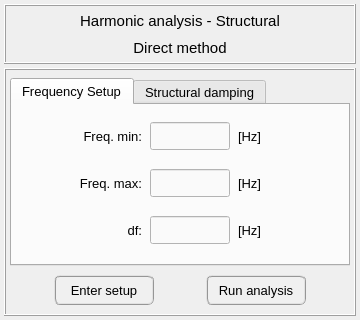
<?xml version="1.0" encoding="UTF-8"?>
<ui version="4.0">
 <class>Dialog</class>
 <widget class="QDialog" name="Dialog">
  <property name="windowModality">
   <enum>Qt::NonModal</enum>
  </property>
  <property name="geometry">
   <rect>
    <x>0</x>
    <y>0</y>
    <width>360</width>
    <height>320</height>
   </rect>
  </property>
  <property name="sizePolicy">
   <sizepolicy hsizetype="Fixed" vsizetype="Fixed">
    <horstretch>0</horstretch>
    <verstretch>0</verstretch>
   </sizepolicy>
  </property>
  <property name="minimumSize">
   <size>
    <width>360</width>
    <height>320</height>
   </size>
  </property>
  <property name="maximumSize">
   <size>
    <width>360</width>
    <height>327</height>
   </size>
  </property>
  <property name="contextMenuPolicy">
   <enum>Qt::DefaultContextMenu</enum>
  </property>
  <property name="windowTitle">
   <string>Harmonic analysis setup</string>
  </property>
  <property name="windowIcon">
   <iconset>
    <normaloff>../../../../../../../Downloads/load - Copia.png</normaloff>../../../../../../../Downloads/load - Copia.png</iconset>
  </property>
  <property name="whatsThis">
   <string/>
  </property>
  <layout class="QGridLayout" name="gridLayout_2">
   <property name="leftMargin">
    <number>4</number>
   </property>
   <property name="topMargin">
    <number>4</number>
   </property>
   <property name="rightMargin">
    <number>4</number>
   </property>
   <property name="bottomMargin">
    <number>4</number>
   </property>
   <property name="spacing">
    <number>4</number>
   </property>
   <item row="0" column="0">
    <widget class="QFrame" name="frame_3">
     <property name="minimumSize">
      <size>
       <width>300</width>
       <height>60</height>
      </size>
     </property>
     <property name="maximumSize">
      <size>
       <width>430</width>
       <height>60</height>
      </size>
     </property>
     <property name="frameShape">
      <enum>QFrame::Box</enum>
     </property>
     <property name="frameShadow">
      <enum>QFrame::Raised</enum>
     </property>
     <property name="lineWidth">
      <number>1</number>
     </property>
     <layout class="QGridLayout" name="gridLayout">
      <property name="leftMargin">
       <number>2</number>
      </property>
      <property name="topMargin">
       <number>2</number>
      </property>
      <property name="rightMargin">
       <number>2</number>
      </property>
      <property name="bottomMargin">
       <number>2</number>
      </property>
      <property name="spacing">
       <number>2</number>
      </property>
      <item row="0" column="0">
       <widget class="QLabel" name="label_title">
        <property name="font">
         <font>
          <family>MS Shell Dlg 2</family>
          <pointsize>11</pointsize>
          <weight>50</weight>
          <italic>false</italic>
          <bold>false</bold>
         </font>
        </property>
        <property name="text">
         <string>Harmonic analysis - Structural</string>
        </property>
        <property name="textFormat">
         <enum>Qt::AutoText</enum>
        </property>
        <property name="alignment">
         <set>Qt::AlignCenter</set>
        </property>
       </widget>
      </item>
      <item row="1" column="0">
       <widget class="QLabel" name="label_subtitle">
        <property name="font">
         <font>
          <family>MS Shell Dlg 2</family>
          <pointsize>11</pointsize>
          <weight>50</weight>
          <italic>false</italic>
          <bold>false</bold>
         </font>
        </property>
        <property name="text">
         <string>Direct method</string>
        </property>
        <property name="textFormat">
         <enum>Qt::AutoText</enum>
        </property>
        <property name="alignment">
         <set>Qt::AlignCenter</set>
        </property>
       </widget>
      </item>
     </layout>
    </widget>
   </item>
   <item row="1" column="0">
    <widget class="QFrame" name="frame_2">
     <property name="frameShape">
      <enum>QFrame::Box</enum>
     </property>
     <property name="frameShadow">
      <enum>QFrame::Raised</enum>
     </property>
     <layout class="QGridLayout" name="gridLayout_9">
      <property name="leftMargin">
       <number>4</number>
      </property>
      <property name="topMargin">
       <number>8</number>
      </property>
      <property name="rightMargin">
       <number>4</number>
      </property>
      <property name="bottomMargin">
       <number>4</number>
      </property>
      <property name="horizontalSpacing">
       <number>2</number>
      </property>
      <property name="verticalSpacing">
       <number>4</number>
      </property>
      <item row="0" column="0">
       <widget class="QTabWidget" name="tabWidget">
        <property name="minimumSize">
         <size>
          <width>0</width>
          <height>0</height>
         </size>
        </property>
        <property name="maximumSize">
         <size>
          <width>360</width>
          <height>16777215</height>
         </size>
        </property>
        <property name="font">
         <font>
          <family>MS Shell Dlg 2</family>
          <pointsize>10</pointsize>
          <weight>50</weight>
          <italic>false</italic>
          <bold>false</bold>
          <kerning>false</kerning>
         </font>
        </property>
        <property name="currentIndex">
         <number>0</number>
        </property>
        <widget class="QWidget" name="tab_setup">
         <attribute name="title">
          <string>Frequency Setup</string>
         </attribute>
         <layout class="QGridLayout" name="gridLayout_5">
          <property name="leftMargin">
           <number>4</number>
          </property>
          <property name="topMargin">
           <number>4</number>
          </property>
          <property name="rightMargin">
           <number>4</number>
          </property>
          <property name="bottomMargin">
           <number>4</number>
          </property>
          <property name="horizontalSpacing">
           <number>8</number>
          </property>
          <item row="2" column="1">
           <widget class="QLabel" name="label_21">
            <property name="minimumSize">
             <size>
              <width>80</width>
              <height>28</height>
             </size>
            </property>
            <property name="maximumSize">
             <size>
              <width>80</width>
              <height>28</height>
             </size>
            </property>
            <property name="font">
             <font>
              <pointsize>10</pointsize>
              <italic>false</italic>
             </font>
            </property>
            <property name="text">
             <string>df:</string>
            </property>
            <property name="alignment">
             <set>Qt::AlignRight|Qt::AlignTrailing|Qt::AlignVCenter</set>
            </property>
           </widget>
          </item>
          <item row="2" column="3">
           <widget class="QLabel" name="label_26">
            <property name="minimumSize">
             <size>
              <width>60</width>
              <height>28</height>
             </size>
            </property>
            <property name="maximumSize">
             <size>
              <width>60</width>
              <height>28</height>
             </size>
            </property>
            <property name="font">
             <font>
              <pointsize>10</pointsize>
              <italic>false</italic>
             </font>
            </property>
            <property name="text">
             <string>[Hz]</string>
            </property>
            <property name="alignment">
             <set>Qt::AlignLeading|Qt::AlignLeft|Qt::AlignVCenter</set>
            </property>
           </widget>
          </item>
          <item row="2" column="2">
           <widget class="QLineEdit" name="lineEdit_fstep">
            <property name="minimumSize">
             <size>
              <width>80</width>
              <height>28</height>
             </size>
            </property>
            <property name="maximumSize">
             <size>
              <width>80</width>
              <height>28</height>
             </size>
            </property>
            <property name="font">
             <font>
              <pointsize>10</pointsize>
              <weight>50</weight>
              <italic>false</italic>
              <bold>false</bold>
             </font>
            </property>
            <property name="styleSheet">
             <string notr="true">QLineEdit{color: rgb(0, 0, 0); background-color: rgb(250, 250, 250)}
QLineEdit:disabled{color: rgb(100, 100, 100); background-color: rgb(240, 240, 240)}</string>
            </property>
            <property name="alignment">
             <set>Qt::AlignCenter</set>
            </property>
           </widget>
          </item>
          <item row="0" column="1">
           <widget class="QLabel" name="label_22">
            <property name="minimumSize">
             <size>
              <width>80</width>
              <height>28</height>
             </size>
            </property>
            <property name="maximumSize">
             <size>
              <width>80</width>
              <height>28</height>
             </size>
            </property>
            <property name="font">
             <font>
              <pointsize>10</pointsize>
              <italic>false</italic>
             </font>
            </property>
            <property name="text">
             <string>Freq. min:</string>
            </property>
            <property name="alignment">
             <set>Qt::AlignRight|Qt::AlignTrailing|Qt::AlignVCenter</set>
            </property>
           </widget>
          </item>
          <item row="0" column="0">
           <spacer name="horizontalSpacer_3">
            <property name="orientation">
             <enum>Qt::Horizontal</enum>
            </property>
            <property name="sizeHint" stdset="0">
             <size>
              <width>40</width>
              <height>20</height>
             </size>
            </property>
           </spacer>
          </item>
          <item row="0" column="2">
           <widget class="QLineEdit" name="lineEdit_fmin">
            <property name="minimumSize">
             <size>
              <width>80</width>
              <height>28</height>
             </size>
            </property>
            <property name="maximumSize">
             <size>
              <width>80</width>
              <height>28</height>
             </size>
            </property>
            <property name="font">
             <font>
              <pointsize>10</pointsize>
              <weight>50</weight>
              <italic>false</italic>
              <bold>false</bold>
             </font>
            </property>
            <property name="styleSheet">
             <string notr="true">QLineEdit{color: rgb(0, 0, 0); background-color: rgb(250, 250, 250)}
QLineEdit:disabled{color: rgb(100, 100, 100); background-color: rgb(240, 240, 240)}</string>
            </property>
            <property name="alignment">
             <set>Qt::AlignCenter</set>
            </property>
           </widget>
          </item>
          <item row="0" column="3">
           <widget class="QLabel" name="label_24">
            <property name="minimumSize">
             <size>
              <width>60</width>
              <height>28</height>
             </size>
            </property>
            <property name="maximumSize">
             <size>
              <width>60</width>
              <height>28</height>
             </size>
            </property>
            <property name="font">
             <font>
              <pointsize>10</pointsize>
              <italic>false</italic>
             </font>
            </property>
            <property name="text">
             <string>[Hz]</string>
            </property>
            <property name="alignment">
             <set>Qt::AlignLeading|Qt::AlignLeft|Qt::AlignVCenter</set>
            </property>
           </widget>
          </item>
          <item row="1" column="2">
           <widget class="QLineEdit" name="lineEdit_fmax">
            <property name="minimumSize">
             <size>
              <width>80</width>
              <height>28</height>
             </size>
            </property>
            <property name="maximumSize">
             <size>
              <width>80</width>
              <height>28</height>
             </size>
            </property>
            <property name="font">
             <font>
              <pointsize>10</pointsize>
              <weight>50</weight>
              <italic>false</italic>
              <bold>false</bold>
             </font>
            </property>
            <property name="styleSheet">
             <string notr="true">QLineEdit{color: rgb(0, 0, 0); background-color: rgb(250, 250, 250)}
QLineEdit:disabled{color: rgb(100, 100, 100); background-color: rgb(240, 240, 240)}</string>
            </property>
            <property name="alignment">
             <set>Qt::AlignCenter</set>
            </property>
           </widget>
          </item>
          <item row="1" column="1">
           <widget class="QLabel" name="label_23">
            <property name="minimumSize">
             <size>
              <width>80</width>
              <height>28</height>
             </size>
            </property>
            <property name="maximumSize">
             <size>
              <width>80</width>
              <height>28</height>
             </size>
            </property>
            <property name="font">
             <font>
              <pointsize>10</pointsize>
              <italic>false</italic>
             </font>
            </property>
            <property name="text">
             <string>Freq. max:</string>
            </property>
            <property name="alignment">
             <set>Qt::AlignRight|Qt::AlignTrailing|Qt::AlignVCenter</set>
            </property>
           </widget>
          </item>
          <item row="1" column="3">
           <widget class="QLabel" name="label_25">
            <property name="minimumSize">
             <size>
              <width>60</width>
              <height>28</height>
             </size>
            </property>
            <property name="maximumSize">
             <size>
              <width>60</width>
              <height>28</height>
             </size>
            </property>
            <property name="font">
             <font>
              <pointsize>10</pointsize>
              <italic>false</italic>
             </font>
            </property>
            <property name="text">
             <string>[Hz]</string>
            </property>
            <property name="alignment">
             <set>Qt::AlignLeading|Qt::AlignLeft|Qt::AlignVCenter</set>
            </property>
           </widget>
          </item>
          <item row="0" column="4">
           <spacer name="horizontalSpacer_4">
            <property name="orientation">
             <enum>Qt::Horizontal</enum>
            </property>
            <property name="sizeHint" stdset="0">
             <size>
              <width>40</width>
              <height>20</height>
             </size>
            </property>
           </spacer>
          </item>
         </layout>
        </widget>
        <widget class="QWidget" name="widget">
         <attribute name="title">
          <string>Structural damping</string>
         </attribute>
         <layout class="QGridLayout" name="gridLayout_4">
          <item row="0" column="4">
           <layout class="QGridLayout" name="gridLayout_12">
            <item row="0" column="0">
             <widget class="QLabel" name="label_15">
              <property name="minimumSize">
               <size>
                <width>0</width>
                <height>26</height>
               </size>
              </property>
              <property name="maximumSize">
               <size>
                <width>16777215</width>
                <height>26</height>
               </size>
              </property>
              <property name="font">
               <font>
                <family>MS Shell Dlg 2</family>
                <pointsize>10</pointsize>
                <weight>50</weight>
                <italic>false</italic>
                <bold>false</bold>
               </font>
              </property>
              <property name="text">
               <string>[1/s]</string>
              </property>
              <property name="alignment">
               <set>Qt::AlignCenter</set>
              </property>
             </widget>
            </item>
            <item row="1" column="0">
             <widget class="QLabel" name="label_14">
              <property name="minimumSize">
               <size>
                <width>0</width>
                <height>26</height>
               </size>
              </property>
              <property name="maximumSize">
               <size>
                <width>16777215</width>
                <height>26</height>
               </size>
              </property>
              <property name="font">
               <font>
                <family>MS Shell Dlg 2</family>
                <pointsize>10</pointsize>
                <weight>50</weight>
                <italic>false</italic>
                <bold>false</bold>
               </font>
              </property>
              <property name="text">
               <string>[s]</string>
              </property>
              <property name="alignment">
               <set>Qt::AlignCenter</set>
              </property>
             </widget>
            </item>
           </layout>
          </item>
          <item row="0" column="2">
           <layout class="QGridLayout" name="gridLayout_15">
            <item row="0" column="0">
             <widget class="QLabel" name="label_10">
              <property name="minimumSize">
               <size>
                <width>40</width>
                <height>26</height>
               </size>
              </property>
              <property name="maximumSize">
               <size>
                <width>40</width>
                <height>26</height>
               </size>
              </property>
              <property name="font">
               <font>
                <family>Arial</family>
                <pointsize>11</pointsize>
                <weight>50</weight>
                <italic>false</italic>
                <bold>false</bold>
               </font>
              </property>
              <property name="text">
               <string>&lt;html&gt;&lt;head/&gt;&lt;body&gt;&lt;p align=&quot;center&quot;&gt;&lt;span style=&quot; font-size:10pt;&quot;&gt;α&lt;/span&gt;&lt;span style=&quot; font-size:10pt; vertical-align:sub;&quot;&gt;v&lt;/span&gt;&lt;span style=&quot; font-size:10pt;&quot;&gt;:&lt;/span&gt;&lt;/p&gt;&lt;/body&gt;&lt;/html&gt;</string>
              </property>
              <property name="alignment">
               <set>Qt::AlignCenter</set>
              </property>
             </widget>
            </item>
            <item row="1" column="0">
             <widget class="QLabel" name="label_11">
              <property name="minimumSize">
               <size>
                <width>40</width>
                <height>26</height>
               </size>
              </property>
              <property name="maximumSize">
               <size>
                <width>40</width>
                <height>26</height>
               </size>
              </property>
              <property name="font">
               <font>
                <family>Arial</family>
                <pointsize>11</pointsize>
                <weight>50</weight>
                <italic>false</italic>
                <bold>false</bold>
               </font>
              </property>
              <property name="text">
               <string>&lt;html&gt;&lt;head/&gt;&lt;body&gt;&lt;p align=&quot;center&quot;&gt;&lt;span style=&quot; font-size:10pt;&quot;&gt;β&lt;/span&gt;&lt;span style=&quot; font-size:10pt; vertical-align:sub;&quot;&gt;v&lt;/span&gt;&lt;span style=&quot; font-size:10pt;&quot;&gt;:&lt;/span&gt;&lt;/p&gt;&lt;/body&gt;&lt;/html&gt;</string>
              </property>
              <property name="alignment">
               <set>Qt::AlignCenter</set>
              </property>
             </widget>
            </item>
           </layout>
          </item>
          <item row="0" column="1">
           <layout class="QVBoxLayout" name="verticalLayout_5">
            <item>
             <widget class="QLabel" name="label_8">
              <property name="font">
               <font>
                <pointsize>10</pointsize>
                <weight>50</weight>
                <italic>false</italic>
                <bold>false</bold>
               </font>
              </property>
              <property name="text">
               <string>Proportional
viscous</string>
              </property>
              <property name="alignment">
               <set>Qt::AlignCenter</set>
              </property>
             </widget>
            </item>
           </layout>
          </item>
          <item row="1" column="3">
           <layout class="QGridLayout" name="gridLayout_10">
            <item row="0" column="0">
             <widget class="QLineEdit" name="lineEdit_ah">
              <property name="minimumSize">
               <size>
                <width>80</width>
                <height>26</height>
               </size>
              </property>
              <property name="maximumSize">
               <size>
                <width>80</width>
                <height>26</height>
               </size>
              </property>
              <property name="font">
               <font>
                <pointsize>11</pointsize>
                <weight>50</weight>
                <italic>false</italic>
                <bold>false</bold>
               </font>
              </property>
              <property name="styleSheet">
               <string notr="true">QLineEdit{color: rgb(0, 0, 0); background-color: rgb(250, 250, 250)}
QLineEdit:disabled{color: rgb(100, 100, 100); background-color: rgb(240, 240, 240)}</string>
              </property>
              <property name="alignment">
               <set>Qt::AlignCenter</set>
              </property>
             </widget>
            </item>
            <item row="1" column="0">
             <widget class="QLineEdit" name="lineEdit_bh">
              <property name="minimumSize">
               <size>
                <width>80</width>
                <height>26</height>
               </size>
              </property>
              <property name="maximumSize">
               <size>
                <width>80</width>
                <height>26</height>
               </size>
              </property>
              <property name="font">
               <font>
                <pointsize>11</pointsize>
                <weight>50</weight>
                <italic>false</italic>
                <bold>false</bold>
               </font>
              </property>
              <property name="styleSheet">
               <string notr="true">QLineEdit{color: rgb(0, 0, 0); background-color: rgb(250, 250, 250)}
QLineEdit:disabled{color: rgb(100, 100, 100); background-color: rgb(240, 240, 240)}</string>
              </property>
              <property name="alignment">
               <set>Qt::AlignCenter</set>
              </property>
             </widget>
            </item>
           </layout>
          </item>
          <item row="1" column="2">
           <layout class="QGridLayout" name="gridLayout_14">
            <item row="0" column="0">
             <widget class="QLabel" name="label_13">
              <property name="minimumSize">
               <size>
                <width>40</width>
                <height>26</height>
               </size>
              </property>
              <property name="maximumSize">
               <size>
                <width>40</width>
                <height>26</height>
               </size>
              </property>
              <property name="font">
               <font>
                <family>Arial</family>
                <pointsize>11</pointsize>
                <weight>50</weight>
                <italic>false</italic>
                <bold>false</bold>
               </font>
              </property>
              <property name="text">
               <string>&lt;html&gt;&lt;head/&gt;&lt;body&gt;&lt;p align=&quot;center&quot;&gt;&lt;span style=&quot; font-size:10pt;&quot;&gt;α&lt;/span&gt;&lt;span style=&quot; font-size:10pt; vertical-align:sub;&quot;&gt;h&lt;/span&gt;&lt;span style=&quot; font-size:10pt;&quot;&gt;:&lt;/span&gt;&lt;/p&gt;&lt;/body&gt;&lt;/html&gt;</string>
              </property>
              <property name="alignment">
               <set>Qt::AlignCenter</set>
              </property>
             </widget>
            </item>
            <item row="1" column="0">
             <widget class="QLabel" name="label_12">
              <property name="minimumSize">
               <size>
                <width>40</width>
                <height>26</height>
               </size>
              </property>
              <property name="maximumSize">
               <size>
                <width>40</width>
                <height>26</height>
               </size>
              </property>
              <property name="font">
               <font>
                <family>Arial</family>
                <pointsize>11</pointsize>
                <weight>50</weight>
                <italic>false</italic>
                <bold>false</bold>
               </font>
              </property>
              <property name="text">
               <string>&lt;html&gt;&lt;head/&gt;&lt;body&gt;&lt;p align=&quot;center&quot;&gt;&lt;span style=&quot; font-size:10pt;&quot;&gt;β&lt;/span&gt;&lt;span style=&quot; font-size:10pt; vertical-align:sub;&quot;&gt;h&lt;/span&gt;&lt;span style=&quot; font-size:10pt;&quot;&gt;:&lt;/span&gt;&lt;/p&gt;&lt;/body&gt;&lt;/html&gt;</string>
              </property>
              <property name="alignment">
               <set>Qt::AlignCenter</set>
              </property>
             </widget>
            </item>
           </layout>
          </item>
          <item row="1" column="1">
           <layout class="QVBoxLayout" name="verticalLayout_6">
            <item>
             <widget class="QLabel" name="label_9">
              <property name="font">
               <font>
                <pointsize>10</pointsize>
                <weight>50</weight>
                <italic>false</italic>
                <bold>false</bold>
               </font>
              </property>
              <property name="text">
               <string>Proportional
hysteretic</string>
              </property>
              <property name="alignment">
               <set>Qt::AlignCenter</set>
              </property>
             </widget>
            </item>
           </layout>
          </item>
          <item row="0" column="3">
           <layout class="QGridLayout" name="gridLayout_11">
            <item row="0" column="0">
             <widget class="QLineEdit" name="lineEdit_av">
              <property name="minimumSize">
               <size>
                <width>80</width>
                <height>26</height>
               </size>
              </property>
              <property name="maximumSize">
               <size>
                <width>80</width>
                <height>26</height>
               </size>
              </property>
              <property name="font">
               <font>
                <pointsize>11</pointsize>
                <weight>50</weight>
                <italic>false</italic>
                <bold>false</bold>
               </font>
              </property>
              <property name="styleSheet">
               <string notr="true">QLineEdit{color: rgb(0, 0, 0); background-color: rgb(250, 250, 250)}
QLineEdit:disabled{color: rgb(100, 100, 100); background-color: rgb(240, 240, 240)}</string>
              </property>
              <property name="alignment">
               <set>Qt::AlignCenter</set>
              </property>
             </widget>
            </item>
            <item row="1" column="0">
             <widget class="QLineEdit" name="lineEdit_bv">
              <property name="minimumSize">
               <size>
                <width>80</width>
                <height>26</height>
               </size>
              </property>
              <property name="maximumSize">
               <size>
                <width>80</width>
                <height>26</height>
               </size>
              </property>
              <property name="font">
               <font>
                <pointsize>11</pointsize>
                <weight>50</weight>
                <italic>false</italic>
                <bold>false</bold>
               </font>
              </property>
              <property name="styleSheet">
               <string notr="true">QLineEdit{color: rgb(0, 0, 0); background-color: rgb(250, 250, 250)}
QLineEdit:disabled{color: rgb(100, 100, 100); background-color: rgb(240, 240, 240)}</string>
              </property>
              <property name="alignment">
               <set>Qt::AlignCenter</set>
              </property>
             </widget>
            </item>
           </layout>
          </item>
          <item row="0" column="5">
           <spacer name="horizontalSpacer">
            <property name="orientation">
             <enum>Qt::Horizontal</enum>
            </property>
            <property name="sizeHint" stdset="0">
             <size>
              <width>40</width>
              <height>20</height>
             </size>
            </property>
           </spacer>
          </item>
          <item row="1" column="4">
           <layout class="QGridLayout" name="gridLayout_13">
            <item row="0" column="0">
             <widget class="QLabel" name="label_16">
              <property name="minimumSize">
               <size>
                <width>0</width>
                <height>26</height>
               </size>
              </property>
              <property name="maximumSize">
               <size>
                <width>16777215</width>
                <height>26</height>
               </size>
              </property>
              <property name="font">
               <font>
                <family>MS Shell Dlg 2</family>
                <pointsize>10</pointsize>
                <weight>50</weight>
                <italic>false</italic>
                <bold>false</bold>
               </font>
              </property>
              <property name="text">
               <string>[1/s²]</string>
              </property>
              <property name="alignment">
               <set>Qt::AlignCenter</set>
              </property>
             </widget>
            </item>
            <item row="1" column="0">
             <widget class="QLabel" name="label_17">
              <property name="minimumSize">
               <size>
                <width>0</width>
                <height>26</height>
               </size>
              </property>
              <property name="maximumSize">
               <size>
                <width>16777215</width>
                <height>26</height>
               </size>
              </property>
              <property name="font">
               <font>
                <family>MS Shell Dlg 2</family>
                <pointsize>10</pointsize>
                <weight>50</weight>
                <italic>false</italic>
                <bold>false</bold>
               </font>
              </property>
              <property name="text">
               <string>[-]</string>
              </property>
              <property name="alignment">
               <set>Qt::AlignCenter</set>
              </property>
             </widget>
            </item>
           </layout>
          </item>
          <item row="0" column="0">
           <spacer name="horizontalSpacer_2">
            <property name="orientation">
             <enum>Qt::Horizontal</enum>
            </property>
            <property name="sizeHint" stdset="0">
             <size>
              <width>40</width>
              <height>20</height>
             </size>
            </property>
           </spacer>
          </item>
         </layout>
        </widget>
       </widget>
      </item>
      <item row="1" column="0">
       <widget class="QFrame" name="frame">
        <property name="minimumSize">
         <size>
          <width>0</width>
          <height>40</height>
         </size>
        </property>
        <property name="maximumSize">
         <size>
          <width>360</width>
          <height>40</height>
         </size>
        </property>
        <property name="frameShape">
         <enum>QFrame::NoFrame</enum>
        </property>
        <property name="frameShadow">
         <enum>QFrame::Raised</enum>
        </property>
        <layout class="QGridLayout" name="gridLayout_3">
         <property name="leftMargin">
          <number>4</number>
         </property>
         <property name="topMargin">
          <number>4</number>
         </property>
         <property name="rightMargin">
          <number>4</number>
         </property>
         <property name="bottomMargin">
          <number>4</number>
         </property>
         <property name="horizontalSpacing">
          <number>12</number>
         </property>
         <property name="verticalSpacing">
          <number>4</number>
         </property>
         <item row="0" column="1">
          <widget class="QPushButton" name="enter_setup_button">
           <property name="minimumSize">
            <size>
             <width>100</width>
             <height>30</height>
            </size>
           </property>
           <property name="maximumSize">
            <size>
             <width>100</width>
             <height>30</height>
            </size>
           </property>
           <property name="font">
            <font>
             <family>MS Shell Dlg 2</family>
             <pointsize>10</pointsize>
             <weight>50</weight>
             <italic>false</italic>
             <bold>false</bold>
            </font>
           </property>
           <property name="styleSheet">
            <string notr="true">QPushButton{border-radius: 6px; border-color: rgb(150, 150, 150); border-style: ridge; border-width: 2px; color: rgb(0, 0, 0); background-color: rgb(240, 240, 240)}
QPushButton:hover{border-radius: 6px; border-color: rgb(0, 170, 255); border-style: ridge; border-width: 2px; color: rgb(0, 0, 0); background-color: rgba(174, 213, 255, 100)}
QPushButton:pressed{border-radius: 6px; border-color: rgb(0, 170, 255); border-style: ridge; border-width: 2px; color: rgb(0, 0, 0); background-color: rgb(174, 213, 255)}
QPushButton:disabled{border-radius: 6px; border-color: rgb(150, 150, 150); border-style: ridge; border-width: 0px; color: rgb(150,150, 150); background-color: rgb(220, 220, 220)}</string>
           </property>
           <property name="text">
            <string>Enter setup</string>
           </property>
          </widget>
         </item>
         <item row="0" column="0">
          <spacer name="horizontalSpacer_5">
           <property name="orientation">
            <enum>Qt::Horizontal</enum>
           </property>
           <property name="sizeHint" stdset="0">
            <size>
             <width>40</width>
             <height>20</height>
            </size>
           </property>
          </spacer>
         </item>
         <item row="0" column="2">
          <spacer name="horizontalSpacer_7">
           <property name="orientation">
            <enum>Qt::Horizontal</enum>
           </property>
           <property name="sizeHint" stdset="0">
            <size>
             <width>40</width>
             <height>20</height>
            </size>
           </property>
          </spacer>
         </item>
         <item row="0" column="3">
          <widget class="QPushButton" name="run_analysis_button">
           <property name="minimumSize">
            <size>
             <width>100</width>
             <height>30</height>
            </size>
           </property>
           <property name="maximumSize">
            <size>
             <width>100</width>
             <height>30</height>
            </size>
           </property>
           <property name="font">
            <font>
             <family>MS Shell Dlg 2</family>
             <pointsize>10</pointsize>
             <weight>50</weight>
             <italic>false</italic>
             <bold>false</bold>
            </font>
           </property>
           <property name="styleSheet">
            <string notr="true">QPushButton{border-radius: 6px; border-color: rgb(150, 150, 150); border-style: ridge; border-width: 2px; color: rgb(0, 0, 0); background-color: rgb(240, 240, 240)}
QPushButton:hover{border-radius: 6px; border-color: rgb(0, 170, 255); border-style: ridge; border-width: 2px; color: rgb(0, 0, 0); background-color: rgba(174, 213, 255, 100)}
QPushButton:pressed{border-radius: 6px; border-color: rgb(0, 170, 255); border-style: ridge; border-width: 2px; color: rgb(0, 0, 0); background-color: rgb(174, 213, 255)}
QPushButton:disabled{border-radius: 6px; border-color: rgb(150, 150, 150); border-style: ridge; border-width: 0px; color: rgb(150,150, 150); background-color: rgb(220, 220, 220)}</string>
           </property>
           <property name="text">
            <string>Run analysis</string>
           </property>
          </widget>
         </item>
         <item row="0" column="4">
          <spacer name="horizontalSpacer_6">
           <property name="orientation">
            <enum>Qt::Horizontal</enum>
           </property>
           <property name="sizeHint" stdset="0">
            <size>
             <width>40</width>
             <height>20</height>
            </size>
           </property>
          </spacer>
         </item>
        </layout>
       </widget>
      </item>
     </layout>
    </widget>
   </item>
  </layout>
 </widget>
 <tabstops>
  <tabstop>tabWidget</tabstop>
  <tabstop>lineEdit_fmin</tabstop>
  <tabstop>lineEdit_fmax</tabstop>
  <tabstop>lineEdit_fstep</tabstop>
  <tabstop>run_analysis_button</tabstop>
  <tabstop>enter_setup_button</tabstop>
  <tabstop>lineEdit_av</tabstop>
  <tabstop>lineEdit_bv</tabstop>
  <tabstop>lineEdit_ah</tabstop>
  <tabstop>lineEdit_bh</tabstop>
 </tabstops>
 <resources/>
 <connections/>
</ui>
